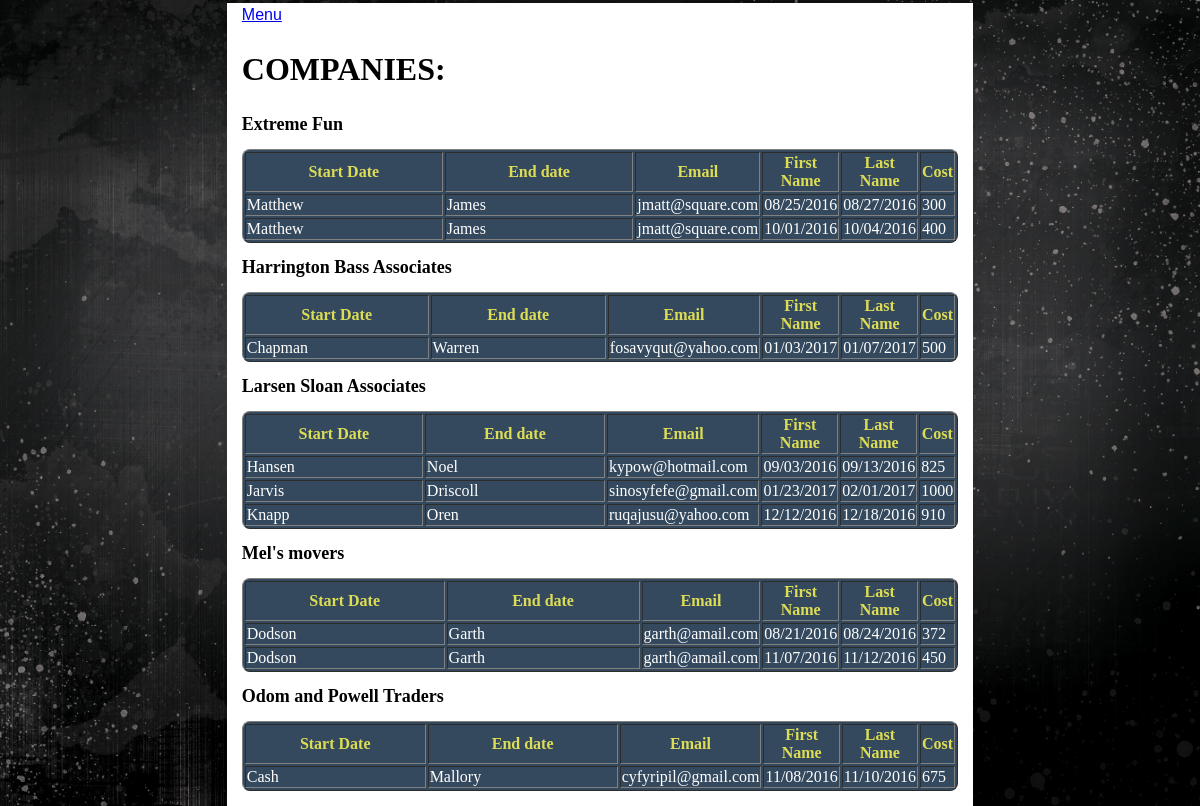
Screenshot of /companys.php (signed in) with the database file from the repository.
### tables this page shows
CREATE TABLE `rental` (
  `rentalId` int(11) NOT NULL,
  `customerId` int(11) NOT NULL,
  `vehicleId` int(11) NOT NULL,
  `startdate` date NOT NULL,
  `enddate` date NOT NULL,
  `cost` float NOT NULL
);

CREATE TABLE `customer` (
  `customerId` int(11) NOT NULL,
  `firstname` varchar(20) NOT NULL,
  `lastname` varchar(20) NOT NULL,
  `birthdate` date NOT NULL,
  `streetaddress` varchar(30) NOT NULL,
  `city` varchar(20) NOT NULL,
  `state` set('AL','AK','AZ','AR','CA','CO','CT','DE','FL','GA','HI','ID','IL','IN','IA','KS','KY','LA','ME','MD','MA','MI','MN','MS','MO','MT','NE','NV','NH','NJ','NM','NY','NC','ND','OH','OK','OR','PA','RI','SC','SD','TN','TX','UT','VT','VA','WA','WV','WI','WY') NOT NULL,
  `zip` varchar(5) NOT NULL,
  `email` varchar(50) NOT NULL,
  `company` varchar(50) DEFAULT NULL
);

### companys.php (the view, shortened to what this page needs)
<http>
<head>
<link rel="stylesheet" type="text/css" href="style.css" />
<?php require_once("dbstart.php"); ?>
</head>
<body>
<div id="main">
<a href= "employee.php">Menu</a>
<br/>
<h2>COMPANIES:</h2>
<?php
	$sqlc="SELECT DISTINCT(company) FROM customer WHERE company IS NOT NULL ORDER BY company;";
	$result=mysqli_query($conn, $sqlc);
	while($holding=mysqli_fetch_array($result)){
			$counts=mysqli_real_escape_string($conn, $holding['company']);
			echo"<h1>"; echo stripslashes($counts); echo"</h1>";
			$sql="SELECT customer.firstname, customer.lastname, customer.email, rental.startdate,rental.enddate, rental.cost
			FROM customer JOIN rental ON customer.customerId =rental.customerId WHERE company = '$counts' ORDER BY lastname;";
			$answer = mysqli_query($conn, $sql) or die(mysqli_error($conn));
			if (mysqli_num_rows($answer) > 0) {
			echo"<p>";
			echo("<table border=1 class='tableing'>");
			echo("<tr><th>Start Date</th><th>End date</th><th>Email</th><th>First Name</th><th>Last Name</th>
			<th>Cost</th></tr>");
				while($row = mysqli_fetch_assoc($answer)) {
					echo("<tr>");
					echo
						"<td>" . $row['lastname'] . "</td>"
						."<td>" . $row['firstname'] . "</td>"
						."<td>" . $row['email'] . "</td>"
						."<td>" . date("m/d/Y", strtotime($row['startdate'])) . "</td>"
						."<td>" . date("m/d/Y", strtotime($row['enddate'])) . "</td>"
						."<td>" .$row['cost'] . "</td>";
				echo "</tr>";
				}
				echo "</table>";
				echo"</p>";
			}
			else {error_log("error!", 0);
				echo "0 results";
			}
		}
?>
</div>
</body>
</html>

### style.css (style rules this page uses)
html, body { height: 100%; margin: 0 auto; }
body { font-family: "Trebuchet MS", Verdana, sans-serif; font-size: 16px; color: black; padding: 3px; height: 100%; margin: 0; }
#main { padding-top: 3px; padding-left: 15px; padding-right: 15px; background-color: #ffffff; border-radius: 0 0 0px 0px; width: 60%; margin: 0 auto; height: auto; min-height: 100%; }
h1 { font-family: Georgia, serif; color: #black; font-size: 18px; }
h2 { font-family: Georgia, serif; color: black; font-size: 32px; }
p { font-family: Georgia, serif; color:black; font-size: 14px; }

### rows the page displays
rental: customerId.lastname "Matthew", customerId.firstname "James", customerId.email "jmatt@square.com", startdate "08/25/2016", enddate "08/27/2016", cost "300"
rental: customerId.lastname "Matthew", customerId.firstname "James", customerId.email "jmatt@square.com", startdate "10/01/2016", enddate "10/04/2016", cost "400"
rental: customerId.lastname "Chapman", customerId.firstname "Warren", customerId.email "fosavyqut@yahoo.com", startdate "01/03/2017", enddate "01/07/2017", cost "500"
rental: customerId.lastname "Hansen", customerId.firstname "Noel", customerId.email "kypow@hotmail.com", startdate "09/03/2016", enddate "09/13/2016", cost "825"
rental: customerId.lastname "Jarvis", customerId.firstname "Driscoll", customerId.email "sinosyfefe@gmail.com", startdate "01/23/2017", enddate "02/01/2017", cost "1000"
rental: customerId.lastname "Knapp", customerId.firstname "Oren", customerId.email "ruqajusu@yahoo.com", startdate "12/12/2016", enddate "12/18/2016", cost "910"
rental: customerId.lastname "Dodson", customerId.firstname "Garth", customerId.email "garth@amail.com", startdate "08/21/2016", enddate "08/24/2016", cost "372"
rental: customerId.lastname "Dodson", customerId.firstname "Garth", customerId.email "garth@amail.com", startdate "11/07/2016", enddate "11/12/2016", cost "450"
rental: customerId.lastname "Cash", customerId.firstname "Mallory", customerId.email "cyfyripil@gmail.com", startdate "11/08/2016", enddate "11/10/2016", cost "675"

### other values shown
$counts "Extreme Fun"
$counts "Harrington Bass Associates"
$counts "Larsen Sloan Associates"
$counts "Mel's movers"
$counts "Odom and Powell Traders"
